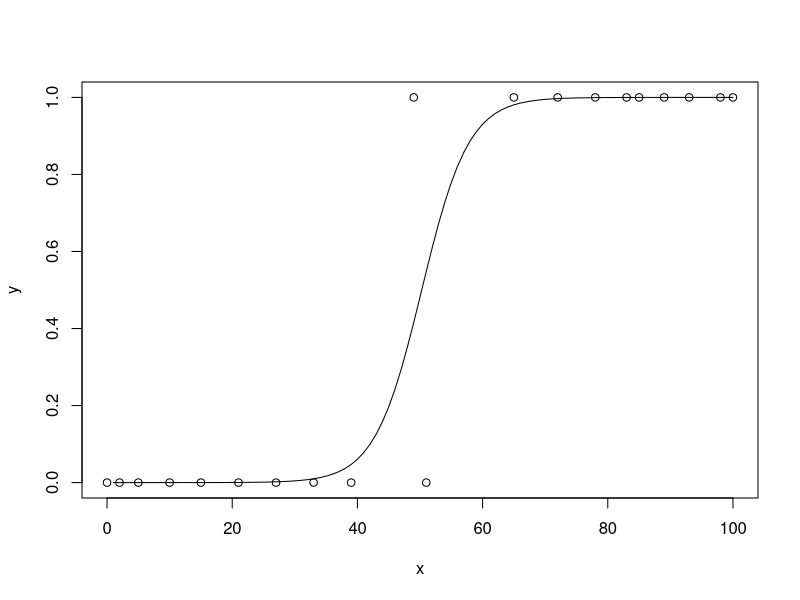

Recreate this plot in R.
#Create data
x <- c(0,2,5,10,15,21,27,33,39,51,49,65,72,78,83,85,89,93,98,100)
y <- c(rep(0,10), rep(1,10))
df <- data.frame(x,y)

#Plot values
plot(x,y)

#Fit logistic regression
fit <- glm(y~x, family = "binomial", data = df)

#newdata argument of predict() takes data frame 
#with same column name than original predictor variable(s)
newdata <- data.frame(x=1:100)

#Predict
pred <- predict(fit, newdata, type="response")

#Draw line from predicted values
lines(pred)
